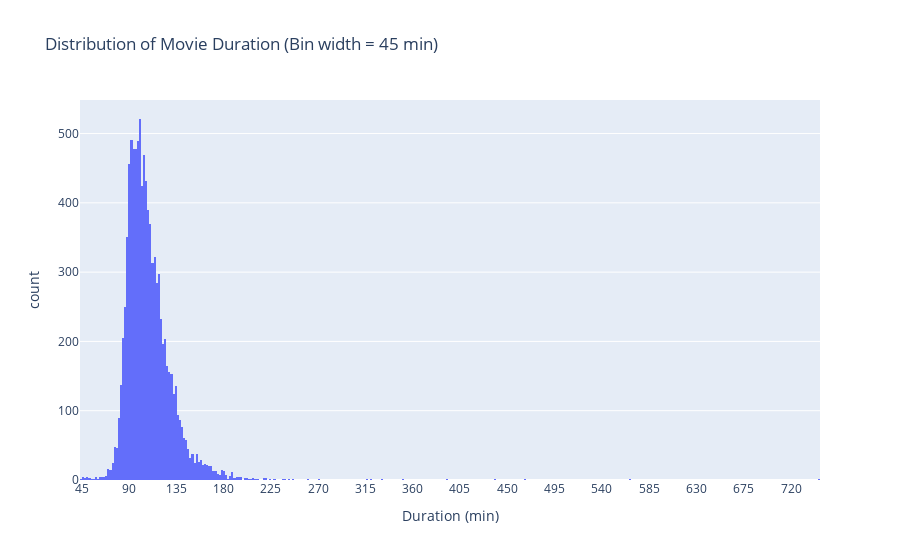
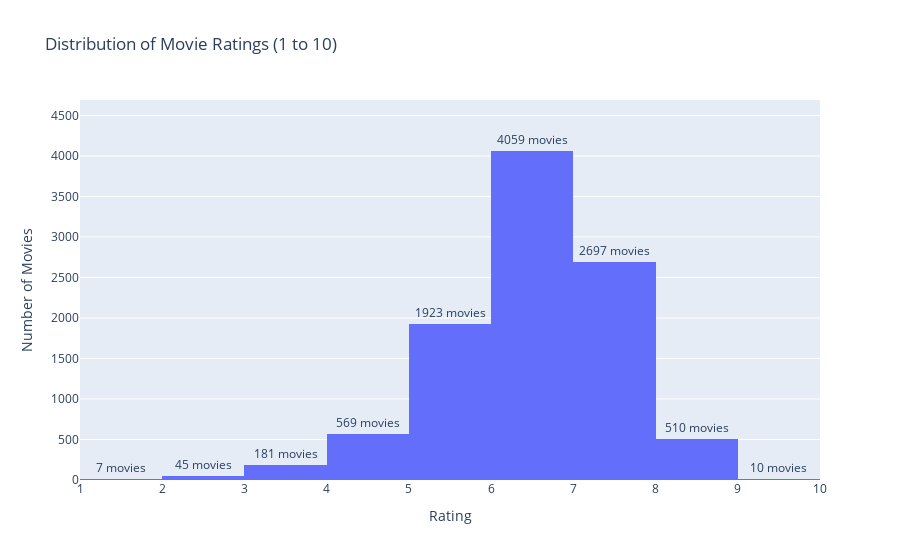

The notebook cell saved with these charts, in order:
### Markdown cell above
#### 2️. Median Imputation (Numeric)
- **Columns:** `Rating`, `Duration (min)`, `Votes`, `Review Count`
- **Method:** Fill missing values with the median of the column.
- **Purpose:** Handle missing numeric data without biasing the distribution.

### Code cell
import plotly.express as px
import numpy as np
import pandas as pd

# Chuyển Duration sang int
df['Duration_int'] = df['Duration (min)'].dropna().astype(int)

# Tạo các bin cách nhau 30 phút
bins = np.arange(0, df['Duration_int'].max() + 45, 45)

fig = px.histogram(
    df,
    x='Duration_int',
    title='Distribution of Movie Duration (Bin width = 45 min)',
    labels={'Duration_int': 'Duration (min)', 'count': 'Number of Movies'}
)

# Cập nhật trục x theo bin 30 phút
fig.update_xaxes(dtick=45)

fig.show()

# Điền NaN bằng median nếu cần
df['Rating_clean'] = df['Rating'].fillna(df['Rating'].median())

# Lọc bỏ 0
df_hist = df[df['Rating_clean'] > 0]

# Vẽ histogram
fig = px.histogram(
    df_hist,
    x='Rating_clean',
    nbins=10,  # từ 1 đến 10, mỗi bin 1
    title='Distribution of Movie Ratings (1 to 10)',
    labels={'Rating_clean': 'Rating', 'count': 'Number of Movies'}
)

# Hiển thị số lượng trên cột, thêm đơn vị 'movies'
fig.update_traces(texttemplate='%{y} movies', textposition='outside')

# Lấy giá trị max thực tế trong histogram
hist_values = np.histogram(df_hist['Rating_clean'], bins=10)[0]
y_max = hist_values.max()

fig.update_layout(
    xaxis_title='Rating',
    yaxis_title='Number of Movies',
    yaxis=dict(range=[0, y_max * 1.5]),  
)

fig.show()

### Figure 1 — Plotly figure (JSON) as saved in the notebook; plotly's stock layout.template omitted (floating-point values rounded to 4 significant figures; data arrays with more than 128 entries replaced by an {"elided": "..."} marker saying what was removed)
{"data": [{"bingroup": "x", "hovertemplate": "Duration (min)=%{x}<br>count=%{y}<extra></extra>", "legendgroup": "", "marker": {"color": "#636efa", "pattern": {"shape": ""}}, "name": "", "orientation": "v", "showlegend": false, "type": "histogram", "x": {"elided": "10001 float values"}, "xaxis": "x", "yaxis": "y"}], "layout": {"barmode": "relative", "legend": {"tracegroupgap": 0}, "title": {"text": "Distribution of Movie Duration (Bin width = 45 min)"}, "xaxis": {"anchor": "y", "domain": [0, 1], "dtick": 45, "title": {"text": "Duration (min)"}}, "yaxis": {"anchor": "x", "domain": [0, 1], "title": {"text": "count"}}}}

### Figure 2 — Plotly figure (JSON) as saved in the notebook; plotly's stock layout.template omitted (floating-point values rounded to 4 significant figures; data arrays with more than 128 entries replaced by an {"elided": "..."} marker saying what was removed)
{"data": [{"bingroup": "x", "hovertemplate": "Rating=%{x}<br>count=%{y}<extra></extra>", "legendgroup": "", "marker": {"color": "#636efa", "pattern": {"shape": ""}}, "name": "", "nbinsx": 10, "orientation": "v", "showlegend": false, "textposition": "outside", "texttemplate": "%{y} movies", "type": "histogram", "x": {"elided": "10001 float values"}, "xaxis": "x", "yaxis": "y"}], "layout": {"barmode": "relative", "legend": {"tracegroupgap": 0}, "title": {"text": "Distribution of Movie Ratings (1 to 10)"}, "xaxis": {"anchor": "y", "domain": [0, 1], "title": {"text": "Rating"}}, "yaxis": {"anchor": "x", "domain": [0, 1], "range": [0, 4690.0], "title": {"text": "Number of Movies"}}}}
